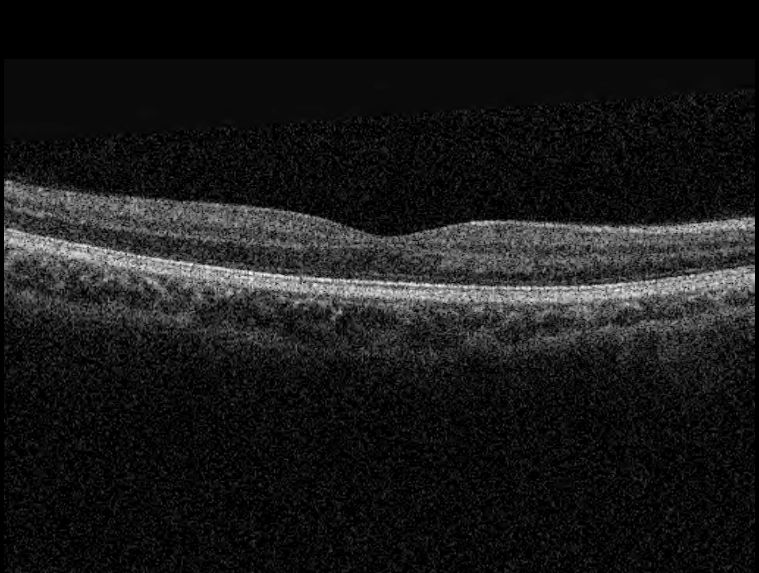
#> input picture graduation_project/clear_picture.jpeg, 759 x 573 px
$ python processing.py
#> lines starting #> are read from the running program, lines starting #| are printed output that depends on the picture; after the words box and inside, x2 and y2 are one past the last pixel; in counts of white or black regions, pixels touching at a corner belong together
from numpy import *
import cv2
import random
import numpy as np


# 添加椒盐噪声
def SaltAndPepper(src, percetage):
    NoiseImg = src
    NoiseNum = int(percetage * src.shape[0] * src.shape[1])     # 选取随机点的数量
    for i in range(NoiseNum):  # 遍历NoiseNum个随机点并增加随机量
        rand_x = random.randint(0, src.shape[0] - 1)
        rand_y = random.randint(0, src.shape[1] - 1)    # 选取随机点
        if random.randint(0, 1) == 0:
            NoiseImg[rand_x, rand_y] = 0    # 将该点变为黑点
        else:
            NoiseImg[rand_x, rand_y] = 255  # 将该点变为白点
    return NoiseImg


# 添加高斯噪声
def GaussianNoise(src, means, sigma):
    NoiseImg = src
    rows = NoiseImg.shape[0]
    cols = NoiseImg.shape[1]
    for i in range(rows):
        for j in range(cols):   # 每一个点都增加高斯随机数
            NoiseImg[i, j] = NoiseImg[i, j] + random.gauss(means, sigma)
            if NoiseImg[i, j] < 0:
                NoiseImg[i, j] = 0
            elif NoiseImg[i, j] > 255:
                NoiseImg[i, j] = 255
    return NoiseImg


if __name__ == '__main__':
    clear_img_1 = cv2.imread('clear_picture.jpeg', flags=0)  # 读取原图并赋给一个对象
#> clear_img_1 is the input picture: shape (573, 759); min 0, max 254, mean 25.1
    cv2.imshow('clear_img', clear_img_1)    # 显示原图

# 正态分布:
    # mu = 0
    # sigma = 1

    mu = np.mean(clear_img_1)  # 取了整幅图的平均值
#> mu = 25.14
    sigma = 15
    GaussianImg = GaussianNoise(clear_img_1, mu, sigma)
#> after the loop in GaussianNoise, `for i in range(rows):`:
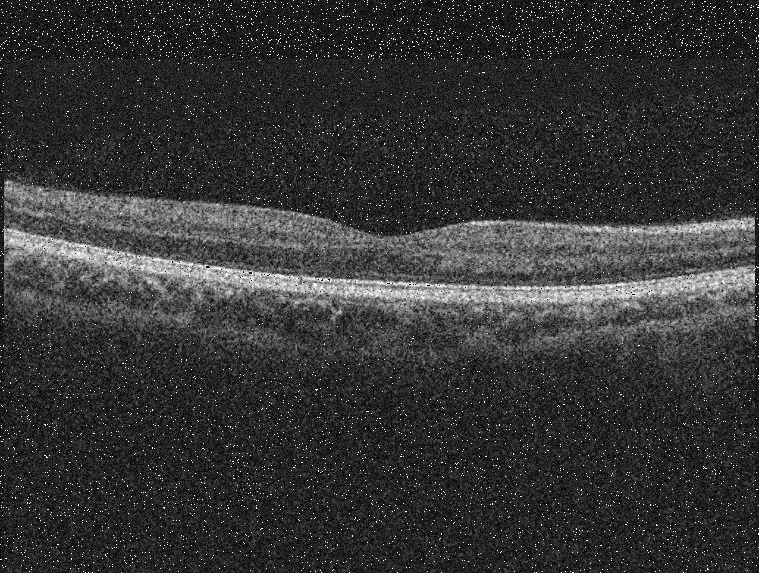
#> NoiseImg: shape (573, 759); min 0, max 255, mean 53.1
    cv2.imshow('gaussian_sigma_15', GaussianImg)
    cv2.imwrite('gaussian_sigma_15.jpg', GaussianImg)

    clear_img_2 = cv2.imread('clear_picture.jpeg', flags=0)  # 赋给第二个对象
    SaltAndPepperImg = SaltAndPepper(clear_img_2, 0.05)
#> after the loop in SaltAndPepper, `for i in range(NoiseNum):`:
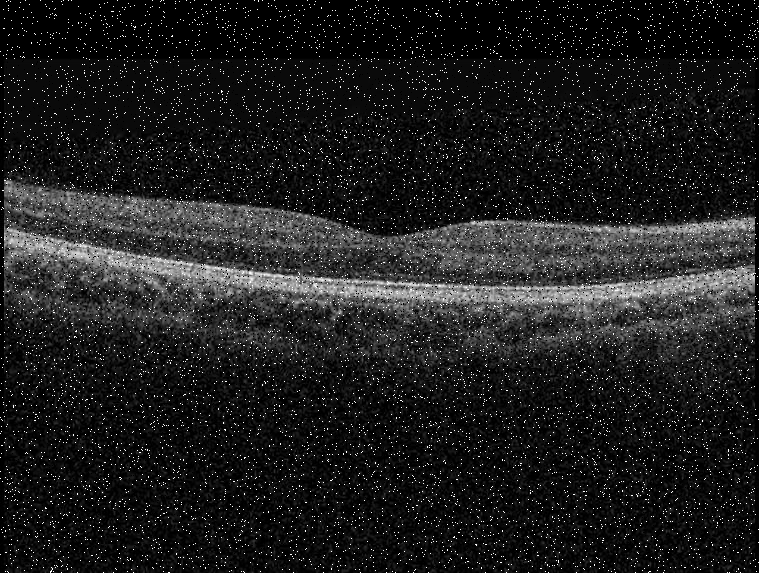
#> NoiseImg: shape (573, 759); 4.44% of pixels changed, all inside (x1, y1, x2, y2) = (0, 0, 759, 573)
    cv2.imshow('salt&pepper + 0.05', SaltAndPepperImg)
    cv2.imwrite('salt&pepper_0.05.jpg', SaltAndPepperImg)
    cv2.waitKey()
